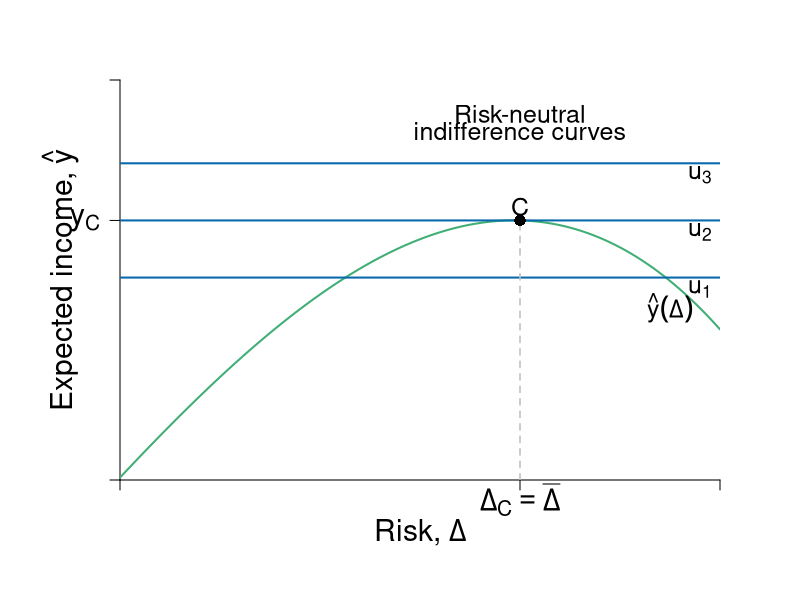

Write R code to recreate this figure.
#Graph Designer: Simon Halliday & Riley Boeth '17
#Authors: Bowles, Foley and Halliday
#Title: Coordination, Conflict and Competition: A Text in Microeconomics

library(shape)
require(shape)
pdf(file = "capitalism/risks_feasible_neutral.pdf", width = 10, height = 8)


#Set parameters for graphics
axislabelsize <- 1.8
labelsize <- 1.5
namesize <- 1.8
annotatesize <- 1.5
graphlinewidth <- 2
segmentlinewidth <- 1.5

COL <- c("#7fc97f", "#beaed4", "#fdc086", "#ffff99", "#386cb0", "#f0027f", "#bf5b17", "#666666")
COLA <- c("#e0f3db", "#99d8c9","#66c2a4","#41ae76", "#238b45", "#005824")
COLB <- c("#c6dbef", "#4eb3d3", "#2b8cbe", "#0868ac","#084081")
COLC <- c("#fcfbfd", "#efedf5", "#dadaeb", "#bcbddc", "#9e9ac8", "#807dba", "#6a51a3", "#54278f", "#3f007d")
grays <- gray.colors(25, start = 1, end = 0)
#Edited the margins to cater for the larger LHS labels
par(mar =  c(6, 6, 4, 4))

#Indifference curves of a risk-averse homo economicus (1st graph out of the two for 4.7)

indiffA1 <- function(x, uA = 5, rmax=  .7, xmax = 15) {
  uA + (1/2)*(rmax/xmax)*(x^2)
}

#rmax*x
#indiffA <- function(x, ua=2) {
#  ua + (1/12)*(x)^2
#}

#Average wealth function 

avgwealth <- function(x){
  (1.08)*((-1/35)*(((-((.9)*x-36))^2))+36.8+((-1/10)*(x-4)+(-1/1000)*((x-3)^3)))
}

#Add limits on axes and levels of utility for each indifference curve
ylims <- c(0, 35)
xlims <- c(0, 30)

npts <- 501 
x <- seq(xlims[1], xlims[2], length.out = npts)
y <- seq(ylims[1], ylims[2], length.out = npts) 

plot(0, 0, xlim = xlims, ylim = ylims, type = "n",
     xlab = expression(paste("")),
     ylab = expression(paste("")), 
     xaxt = "n", 
     yaxt = "n", 
     bty = "n", 
     xaxs="i", 
     yaxs="i"
)

#x and y limits with plain axes without ticks/numbers to match previous graph

ticksx <- c(0, 20, xlims[2])
xlabels <- c(NA, expression(paste(Delta[C] == bar(Delta))), NA)
ticksy <- c(0, avgwealth(20), ylims[2])
ylabels <- c(NA, expression(paste(y[C])), NA)



axis(1,at = ticksx,  pos = 0, labels = xlabels, cex.axis = axislabelsize)
axis(2,at = ticksy,  pos = 0, labels = ylabels, las = 1, cex.axis = axislabelsize)

npts <- 500 
xx1 <- seq(xlims[1], xlims[2], length.out = npts)
xx2 <- seq(0, xlims[2], length.out = npts)
xx3 <- seq(xlims[1], 0, length.out = npts)
xx4 <- seq(-11, 0, length.out = npts)


# lines(xx1, indiffA1(xx1, uA= 8.3), col = COLB[4], lwd = graphlinewidth)
# lines(xx1, indiffA1(xx1, uA = 16), col = COLB[4], lwd = graphlinewidth)
# lines(xx1, indiffA1(xx1, uA = 23.7), col = COLB[4], lwd = graphlinewidth)
lines(xx1, avgwealth(xx1), col = COLA[4], lwd = graphlinewidth)


#Axis labels and draw linear utility function
mtext(expression(paste("Risk, ", Delta)), side = 1, line = 2.5, cex = axislabelsize)
text(-3, 0.5*ylims[2], expression(paste("Expected income, ", hat(y))), xpd = TRUE, cex = axislabelsize, srt = 90) 


text(29-1.5, avgwealth(29), expression(paste(hat(y)(Delta))), xpd = TRUE, cex = labelsize)

#Label various points on line

segments(0, avgwealth(x = 20), xlims[2], avgwealth(x = 20), lty = 1, col = COLB[4], lwd = graphlinewidth)
segments(0, avgwealth(x = 20) - 5, xlims[2], avgwealth(x = 20) - 5, lty = 1, col = COLB[4], lwd = graphlinewidth)
segments(0, avgwealth(x = 20) + 5, xlims[2], avgwealth(x = 20) + 5, lty = 1, col = COLB[4], lwd = graphlinewidth)

#points(25, avgwealth(25), pch = 16, col = "black", cex = 1.5)
# 
# text(23.63, avgwealth(23.63)+1.1, expression(paste("c")), cex = labelsize)
# points(23.63, avgwealth(23.63), pch = 16, col = "black", cex = 1.5)
# 
text(20, avgwealth(20)+1.2, expression(paste(C)), cex = labelsize)
segments(20, 0, 20, avgwealth(20), lty = 2, col = "gray", lwd = segmentlinewidth)
points(20, avgwealth(20), pch = 16, col = "black", cex = 1.5)
# 

#label the three indifference curves
text(29, avgwealth(20) +4, expression(paste(u[3])), xpd = TRUE, cex = labelsize)
text(29, avgwealth(20) - 1, expression(paste(u[2])),  xpd = TRUE, cex = labelsize)
text(29, avgwealth(20) - 6, expression(paste(u[1])),  xpd = TRUE, cex = labelsize)

#text(17, 38.5, expression(paste("Inequality Averse")), xpd = TRUE, cex = labelsize)
text(20, 32, expression(paste("Risk-neutral")), xpd = TRUE, cex = labelsize)
text(20, 30.5, expression(paste("indifference curves")), xpd = TRUE, cex = labelsize)



dev.off()
